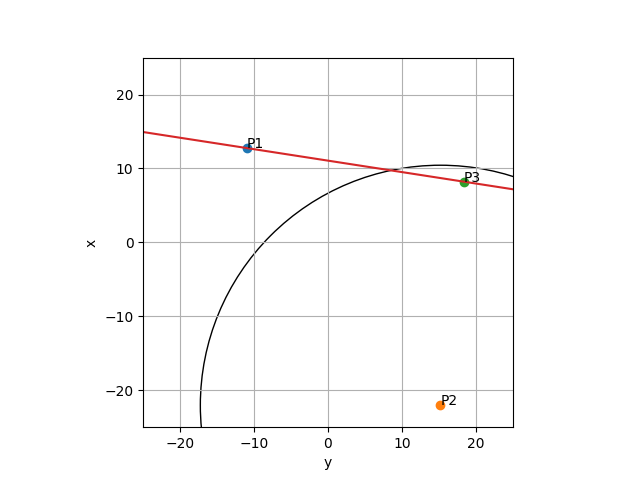

Recreate this plot in Python.
from lib2d.Circle import Circle
from lib2d.Point import Point
from lib2d.Line import Line
from lib.Angle import Angle, gon
from lib2d.Plot import Plot
from lib2d.Algorithms import HA1, HA2

P1 = Point(12.76, -10.98)
P2 = Point(-22.04, 15.21)
P3 = Point(8.21, 18.41)

s2n = 32.48

circle = Circle(P2, s2n)
line = Line.from_points(P1, P3)

# Pn liegt auf P1-P3, zwischen 1 und 3
Pn1, Pn2 = circle.intersect_line(line)
Pn = Pn2

p = Plot(Point(-50, -50), Point(50, 50))
p.add_point(P1, "P1")
p.add_point(P2, "P2")
p.add_point(P3, "P3")
p.add_circle(circle)
p.add_line(line)
p.add_point(Pn, "Pn")
p.save("Geomathematik1/Beispiel 13.png")

print("Pn =", Pn)
